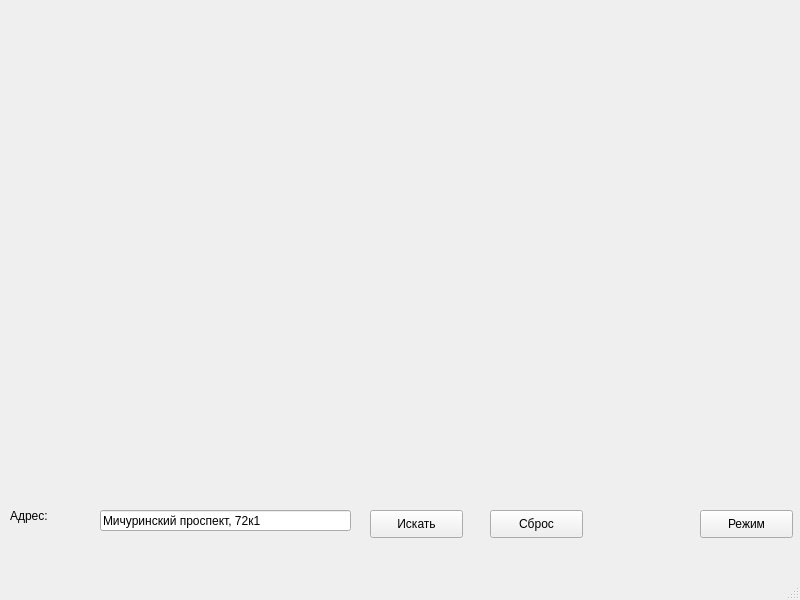
<?xml version="1.0" encoding="UTF-8"?>
<ui version="4.0">
 <class>MainWindow</class>
 <widget class="QMainWindow" name="MainWindow">
  <property name="geometry">
   <rect>
    <x>0</x>
    <y>0</y>
    <width>800</width>
    <height>600</height>
   </rect>
  </property>
  <property name="windowTitle">
   <string>MainWindow</string>
  </property>
  <widget class="QWidget" name="centralwidget">
   <widget class="QPushButton" name="modebtn">
    <property name="geometry">
     <rect>
      <x>700</x>
      <y>510</y>
      <width>93</width>
      <height>28</height>
     </rect>
    </property>
    <property name="styleSheet">
     <string notr="true">font: 10pt &quot;MS Shell Dlg 2&quot;;</string>
    </property>
    <property name="text">
     <string>Режим</string>
    </property>
   </widget>
   <widget class="QLabel" name="image">
    <property name="geometry">
     <rect>
      <x>0</x>
      <y>0</y>
      <width>55</width>
      <height>16</height>
     </rect>
    </property>
    <property name="text">
     <string/>
    </property>
   </widget>
   <widget class="QLabel" name="label">
    <property name="geometry">
     <rect>
      <x>10</x>
      <y>500</y>
      <width>81</width>
      <height>31</height>
     </rect>
    </property>
    <property name="styleSheet">
     <string notr="true">font: 14pt &quot;MS Shell Dlg 2&quot;;</string>
    </property>
    <property name="text">
     <string>Адрес:</string>
    </property>
   </widget>
   <widget class="QLineEdit" name="adress">
    <property name="geometry">
     <rect>
      <x>100</x>
      <y>510</y>
      <width>251</width>
      <height>21</height>
     </rect>
    </property>
    <property name="text">
     <string>Мичуринский проспект, 72к1</string>
    </property>
   </widget>
   <widget class="QPushButton" name="searchbtn">
    <property name="geometry">
     <rect>
      <x>370</x>
      <y>510</y>
      <width>93</width>
      <height>28</height>
     </rect>
    </property>
    <property name="styleSheet">
     <string notr="true">font: 10pt &quot;MS Shell Dlg 2&quot;;</string>
    </property>
    <property name="text">
     <string>Искать</string>
    </property>
   </widget>
   <widget class="QPushButton" name="deletebtn">
    <property name="geometry">
     <rect>
      <x>490</x>
      <y>510</y>
      <width>93</width>
      <height>28</height>
     </rect>
    </property>
    <property name="styleSheet">
     <string notr="true">font: 10pt &quot;MS Shell Dlg 2&quot;;</string>
    </property>
    <property name="text">
     <string>Сброс</string>
    </property>
   </widget>
  </widget>
  <widget class="QMenuBar" name="menubar">
   <property name="geometry">
    <rect>
     <x>0</x>
     <y>0</y>
     <width>800</width>
     <height>26</height>
    </rect>
   </property>
  </widget>
  <widget class="QStatusBar" name="statusbar"/>
 </widget>
 <resources/>
 <connections/>
</ui>
